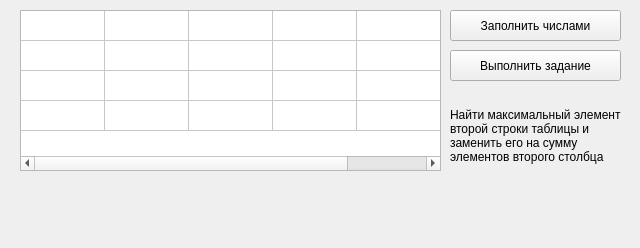
<?xml version="1.0" encoding="UTF-8"?>
<ui version="4.0">
 <class>Form</class>
 <widget class="QWidget" name="Form">
  <property name="geometry">
   <rect>
    <x>0</x>
    <y>0</y>
    <width>640</width>
    <height>248</height>
   </rect>
  </property>
  <property name="windowTitle">
   <string>Form</string>
  </property>
  <widget class="QTableWidget" name="tableWidget_array">
   <property name="geometry">
    <rect>
     <x>20</x>
     <y>10</y>
     <width>421</width>
     <height>161</height>
    </rect>
   </property>
   <property name="rowCount">
    <number>4</number>
   </property>
   <property name="columnCount">
    <number>5</number>
   </property>
   <attribute name="horizontalHeaderVisible">
    <bool>false</bool>
   </attribute>
   <attribute name="horizontalHeaderDefaultSectionSize">
    <number>84</number>
   </attribute>
   <attribute name="verticalHeaderVisible">
    <bool>false</bool>
   </attribute>
   <attribute name="verticalHeaderDefaultSectionSize">
    <number>30</number>
   </attribute>
   <row/>
   <row/>
   <row/>
   <row/>
   <column/>
   <column/>
   <column/>
   <column/>
   <column/>
  </widget>
  <widget class="QPushButton" name="pushButton_run">
   <property name="geometry">
    <rect>
     <x>450</x>
     <y>50</y>
     <width>171</width>
     <height>31</height>
    </rect>
   </property>
   <property name="text">
    <string>Выполнить задание</string>
   </property>
  </widget>
  <widget class="QPushButton" name="pushButton_random">
   <property name="geometry">
    <rect>
     <x>450</x>
     <y>10</y>
     <width>171</width>
     <height>31</height>
    </rect>
   </property>
   <property name="text">
    <string>Заполнить числами</string>
   </property>
  </widget>
  <widget class="QLabel" name="label_max">
   <property name="geometry">
    <rect>
     <x>20</x>
     <y>180</y>
     <width>601</width>
     <height>21</height>
    </rect>
   </property>
   <property name="text">
    <string/>
   </property>
  </widget>
  <widget class="QLabel" name="label_sum">
   <property name="geometry">
    <rect>
     <x>20</x>
     <y>210</y>
     <width>601</width>
     <height>21</height>
    </rect>
   </property>
   <property name="text">
    <string/>
   </property>
  </widget>
  <widget class="QLabel" name="label_3">
   <property name="geometry">
    <rect>
     <x>450</x>
     <y>80</y>
     <width>171</width>
     <height>111</height>
    </rect>
   </property>
   <property name="layoutDirection">
    <enum>Qt::LeftToRight</enum>
   </property>
   <property name="text">
    <string>Найти максимальный элемент второй строки таблицы и заменить его на сумму элементов второго столбца</string>
   </property>
   <property name="scaledContents">
    <bool>false</bool>
   </property>
   <property name="wordWrap">
    <bool>true</bool>
   </property>
  </widget>
 </widget>
 <resources/>
 <connections/>
</ui>
